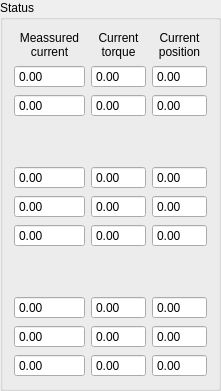
  <widget class="QGroupBox" name="groupBox">
   <property name="geometry">
    <rect>
     <x>399</x>
     <y>10</y>
     <width>221</width>
     <height>391</height>
    </rect>
   </property>
   <property name="title">
    <string>Status</string>
   </property>
   <layout class="QGridLayout" name="gridLayout">
    <item row="0" column="0">
     <widget class="QLabel" name="label">
      <property name="text">
       <string>Meassured
current</string>
      </property>
      <property name="alignment">
       <set>Qt::AlignCenter</set>
      </property>
     </widget>
    </item>
    <item row="0" column="1">
     <widget class="QLabel" name="label_2">
      <property name="text">
       <string>Current 
torque</string>
      </property>
      <property name="alignment">
       <set>Qt::AlignCenter</set>
      </property>
     </widget>
    </item>
    <item row="0" column="2">
     <widget class="QLabel" name="label_3">
      <property name="text">
       <string>Current 
position</string>
      </property>
      <property name="alignment">
       <set>Qt::AlignCenter</set>
      </property>
     </widget>
    </item>
    <item row="1" column="0">
     <widget class="QDoubleSpinBox" name="doubleSpinBox_mcur_thumb_0">
      <property name="enabled">
       <bool>true</bool>
      </property>
      <property name="frame">
       <bool>true</bool>
      </property>
      <property name="readOnly">
       <bool>true</bool>
      </property>
      <property name="buttonSymbols">
       <enum>QAbstractSpinBox::NoButtons</enum>
      </property>
     </widget>
    </item>
    <item row="1" column="1">
     <widget class="QDoubleSpinBox" name="doubleSpinBox_curtor_thumb_0">
      <property name="enabled">
       <bool>true</bool>
      </property>
      <property name="frame">
       <bool>true</bool>
      </property>
      <property name="readOnly">
       <bool>true</bool>
      </property>
      <property name="buttonSymbols">
       <enum>QAbstractSpinBox::NoButtons</enum>
      </property>
     </widget>
    </item>
    <item row="1" column="2">
     <widget class="QDoubleSpinBox" name="doubleSpinBox_curpos_thumb_0">
      <property name="readOnly">
       <bool>true</bool>
      </property>
      <property name="buttonSymbols">
       <enum>QAbstractSpinBox::NoButtons</enum>
      </property>
     </widget>
    </item>
    <item row="2" column="0">
     <widget class="QDoubleSpinBox" name="doubleSpinBox_mcur_thumb_1">
      <property name="enabled">
       <bool>true</bool>
      </property>
      <property name="frame">
       <bool>true</bool>
      </property>
      <property name="readOnly">
       <bool>true</bool>
      </property>
      <property name="buttonSymbols">
       <enum>QAbstractSpinBox::NoButtons</enum>
      </property>
     </widget>
    </item>
    <item row="2" column="1">
     <widget class="QDoubleSpinBox" name="doubleSpinBox_curtor_thumb_1">
      <property name="readOnly">
       <bool>true</bool>
      </property>
      <property name="buttonSymbols">
       <enum>QAbstractSpinBox::NoButtons</enum>
      </property>
     </widget>
    </item>
    <item row="2" column="2">
     <widget class="QDoubleSpinBox" name="doubleSpinBox_curpos_thumb_1">
      <property name="readOnly">
       <bool>true</bool>
      </property>
      <property name="buttonSymbols">
       <enum>QAbstractSpinBox::NoButtons</enum>
      </property>
     </widget>
    </item>
    <item row="3" column="0">
     <spacer name="verticalSpacer_4">
      <property name="orientation">
       <enum>Qt::Vertical</enum>
      </property>
      <property name="sizeHint" stdset="0">
       <size>
        <width>71</width>
        <height>20</height>
       </size>
      </property>
     </spacer>
    </item>
    <item row="3" column="1">
     <spacer name="verticalSpacer_5">
      <property name="orientation">
       <enum>Qt::Vertical</enum>
      </property>
      <property name="sizeHint" stdset="0">
       <size>
        <width>48</width>
        <height>20</height>
       </size>
      </property>
     </spacer>
    </item>
    <item row="3" column="2">
     <spacer name="verticalSpacer_6">
      <property name="orientation">
       <enum>Qt::Vertical</enum>
      </property>
      <property name="sizeHint" stdset="0">
       <size>
        <width>54</width>
        <height>20</height>
       </size>
      </property>
     </spacer>
    </item>
    <item row="4" column="0">
     <widget class="QDoubleSpinBox" name="doubleSpinBox_mcur_index_0">
      <property name="enabled">
       <bool>true</bool>
      </property>
      <property name="frame">
       <bool>true</bool>
      </property>
      <property name="readOnly">
       <bool>true</bool>
      </property>
      <property name="buttonSymbols">
       <enum>QAbstractSpinBox::NoButtons</enum>
      </property>
     </widget>
    </item>
    <item row="4" column="1">
     <widget class="QDoubleSpinBox" name="doubleSpinBox_curtor_index_0">
      <property name="readOnly">
       <bool>true</bool>
      </property>
      <property name="buttonSymbols">
       <enum>QAbstractSpinBox::NoButtons</enum>
      </property>
     </widget>
    </item>
    <item row="4" column="2">
     <widget class="QDoubleSpinBox" name="doubleSpinBox_curpos_index_0">
      <property name="readOnly">
       <bool>true</bool>
      </property>
      <property name="buttonSymbols">
       <enum>QAbstractSpinBox::NoButtons</enum>
      </property>
     </widget>
    </item>
    <item row="5" column="0">
     <widget class="QDoubleSpinBox" name="doubleSpinBox_mcur_index_1">
      <property name="enabled">
       <bool>true</bool>
      </property>
      <property name="frame">
       <bool>true</bool>
      </property>
      <property name="readOnly">
       <bool>true</bool>
      </property>
      <property name="buttonSymbols">
       <enum>QAbstractSpinBox::NoButtons</enum>
      </property>
     </widget>
    </item>
    <item row="5" column="1">
     <widget class="QDoubleSpinBox" name="doubleSpinBox_curtor_index_1">
      <property name="readOnly">
       <bool>true</bool>
      </property>
      <property name="buttonSymbols">
       <enum>QAbstractSpinBox::NoButtons</enum>
      </property>
     </widget>
    </item>
    <item row="5" column="2">
     <widget class="QDoubleSpinBox" name="doubleSpinBox_curpos_index_1">
      <property name="readOnly">
       <bool>true</bool>
      </property>
      <property name="buttonSymbols">
       <enum>QAbstractSpinBox::NoButtons</enum>
      </property>
     </widget>
    </item>
    <item row="6" column="0">
     <widget class="QDoubleSpinBox" name="doubleSpinBox_mcur_index_2">
      <property name="enabled">
       <bool>true</bool>
      </property>
      <property name="frame">
       <bool>true</bool>
      </property>
      <property name="readOnly">
       <bool>true</bool>
      </property>
      <property name="buttonSymbols">
       <enum>QAbstractSpinBox::NoButtons</enum>
      </property>
     </widget>
    </item>
    <item row="6" column="1">
     <widget class="QDoubleSpinBox" name="doubleSpinBox_curtor_index_2">
      <property name="readOnly">
       <bool>true</bool>
      </property>
      <property name="buttonSymbols">
       <enum>QAbstractSpinBox::NoButtons</enum>
      </property>
     </widget>
    </item>
    <item row="6" column="2">
     <widget class="QDoubleSpinBox" name="doubleSpinBox_curpos_index_2">
      <property name="readOnly">
       <bool>true</bool>
      </property>
      <property name="buttonSymbols">
       <enum>QAbstractSpinBox::NoButtons</enum>
      </property>
     </widget>
    </item>
    <item row="7" column="0">
     <spacer name="verticalSpacer">
      <property name="orientation">
       <enum>Qt::Vertical</enum>
      </property>
      <property name="sizeHint" stdset="0">
       <size>
        <width>20</width>
        <height>25</height>
       </size>
      </property>
     </spacer>
    </item>
    <item row="7" column="1">
     <spacer name="verticalSpacer_2">
      <property name="orientation">
       <enum>Qt::Vertical</enum>
      </property>
      <property name="sizeHint" stdset="0">
       <size>
        <width>48</width>
        <height>25</height>
       </size>
      </property>
     </spacer>
    </item>
    <item row="7" column="2">
     <spacer name="verticalSpacer_3">
      <property name="orientation">
       <enum>Qt::Vertical</enum>
      </property>
      <property name="sizeHint" stdset="0">
       <size>
        <width>54</width>
        <height>25</height>
       </size>
      </property>
     </spacer>
    </item>
    <item row="8" column="0">
     <widget class="QDoubleSpinBox" name="doubleSpinBox_mcur_ring_0">
      <property name="enabled">
       <bool>true</bool>
      </property>
      <property name="frame">
       <bool>true</bool>
      </property>
      <property name="readOnly">
       <bool>true</bool>
      </property>
      <property name="buttonSymbols">
       <enum>QAbstractSpinBox::NoButtons</enum>
      </property>
     </widget>
    </item>
    <item row="8" column="1">
     <widget class="QDoubleSpinBox" name="doubleSpinBox_curtor_ring_0">
      <property name="readOnly">
       <bool>true</bool>
      </property>
      <property name="buttonSymbols">
       <enum>QAbstractSpinBox::NoButtons</enum>
      </property>
     </widget>
    </item>
    <item row="8" column="2">
     <widget class="QDoubleSpinBox" name="doubleSpinBox_curpos_ring_0">
      <property name="readOnly">
       <bool>true</bool>
      </property>
      <property name="buttonSymbols">
       <enum>QAbstractSpinBox::NoButtons</enum>
      </property>
     </widget>
    </item>
    <item row="9" column="0">
     <widget class="QDoubleSpinBox" name="doubleSpinBox_mcur_ring_1">
      <property name="enabled">
       <bool>true</bool>
      </property>
      <property name="frame">
       <bool>true</bool>
      </property>
      <property name="readOnly">
       <bool>true</bool>
      </property>
      <property name="buttonSymbols">
       <enum>QAbstractSpinBox::NoButtons</enum>
      </property>
     </widget>
    </item>
    <item row="9" column="1">
     <widget class="QDoubleSpinBox" name="doubleSpinBox_curtor_ring_1">
      <property name="readOnly">
       <bool>true</bool>
      </property>
      <property name="buttonSymbols">
       <enum>QAbstractSpinBox::NoButtons</enum>
      </property>
     </widget>
    </item>
    <item row="9" column="2">
     <widget class="QDoubleSpinBox" name="doubleSpinBox_curpos_ring_1">
      <property name="readOnly">
       <bool>true</bool>
      </property>
      <property name="buttonSymbols">
       <enum>QAbstractSpinBox::NoButtons</enum>
      </property>
     </widget>
    </item>
    <item row="10" column="0">
     <widget class="QDoubleSpinBox" name="doubleSpinBox_mcur_ring_2">
      <property name="enabled">
       <bool>true</bool>
      </property>
      <property name="frame">
       <bool>true</bool>
      </property>
      <property name="readOnly">
       <bool>true</bool>
      </property>
      <property name="buttonSymbols">
       <enum>QAbstractSpinBox::NoButtons</enum>
      </property>
     </widget>
    </item>
    <item row="10" column="1">
     <widget class="QDoubleSpinBox" name="doubleSpinBox_curtor_ring_2">
      <property name="readOnly">
       <bool>true</bool>
      </property>
      <property name="buttonSymbols">
       <enum>QAbstractSpinBox::NoButtons</enum>
      </property>
     </widget>
    </item>
    <item row="10" column="2">
     <widget class="QDoubleSpinBox" name="doubleSpinBox_curpos_ring_2">
      <property name="readOnly">
       <bool>true</bool>
      </property>
      <property name="buttonSymbols">
       <enum>QAbstractSpinBox::NoButtons</enum>
      </property>
     </widget>
    </item>
   </layout>
  </widget>
